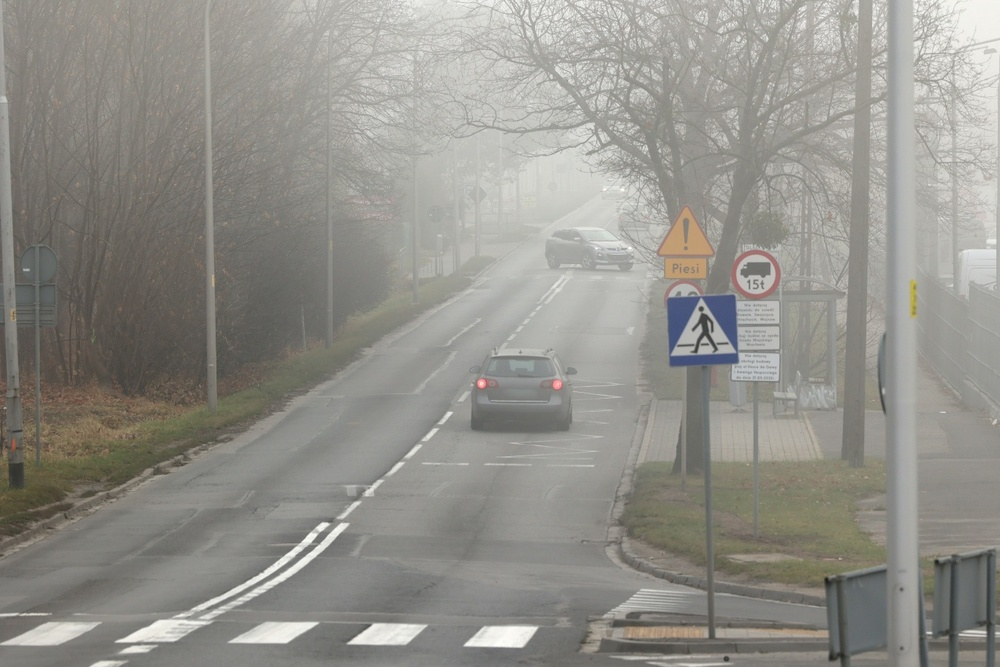
#> input picture ch03/img/mistyroad.jpg, 1000 x 667 px, shrunk from 1368 x 912 before the run, found by its file name
$ python pro3-2.py
#> lines starting #> are read from the running program, lines starting #| are printed output that depends on the picture
# 실제 영상에서 히스토그램 구하기
import cv2 as cv
import matplotlib.pyplot as plt

img = cv.imread('ch03/img/mistyroad.jpg')
#> img is the input picture: shape (667, 1000, 3); mean B, G, R 138.7, 145, 146.5
h = cv.calcHist([img], [2], None, [256], [0, 256])
#> h = 256 values, max 9430 at index 150, min 0 at index 0, mean 2605.5

# 히스토그램 그리기
plt.plot(h, color='r', linewidth=1)
plt.title('Red Channel Histogram')
plt.show()
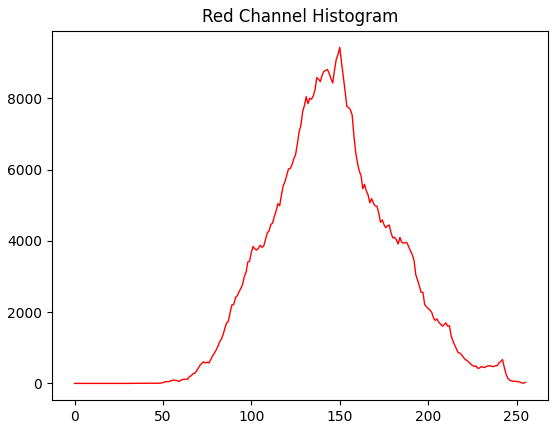
#> figure drawn by matplotlib, 1 panel; curve peaks at x = 150, y = 9430

$ run again, with ch03/img/cat.jpeg copied over ch03/img/mistyroad.jpg
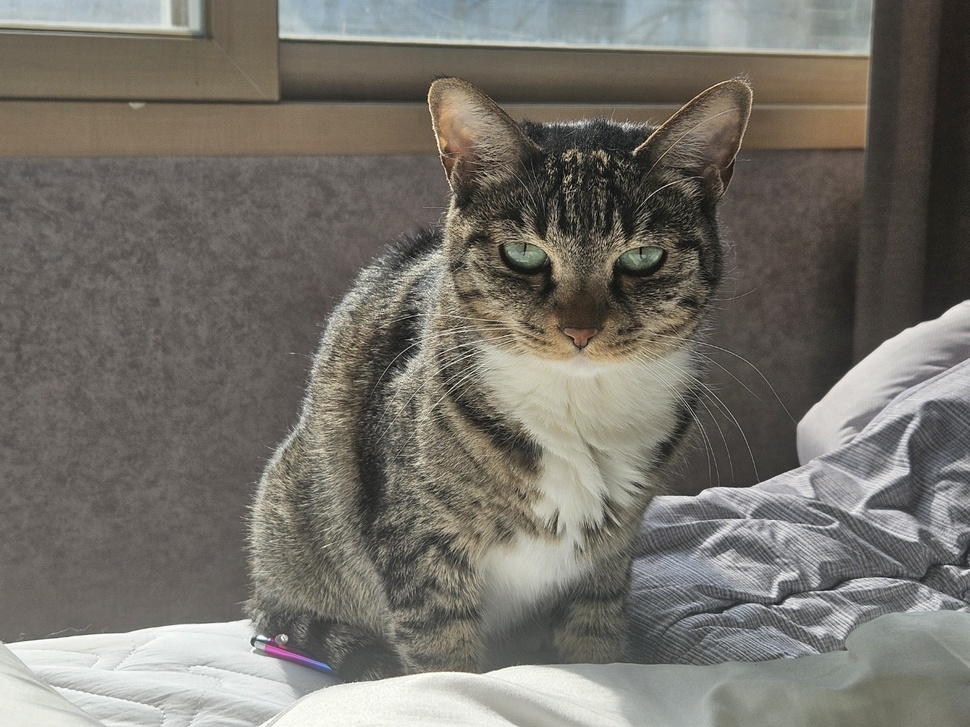
#> input picture ch03/img/cat.jpeg, 970 x 727 px, shrunk from 1400 x 1050 before the run, found by its file name
#> img is the input picture: shape (727, 970, 3); mean B, G, R 107.2, 114.3, 117.9
#> h = 256 values, max 11608 at index 106, min 0 at index 0, mean 2754.6
#> `plt.show()`:
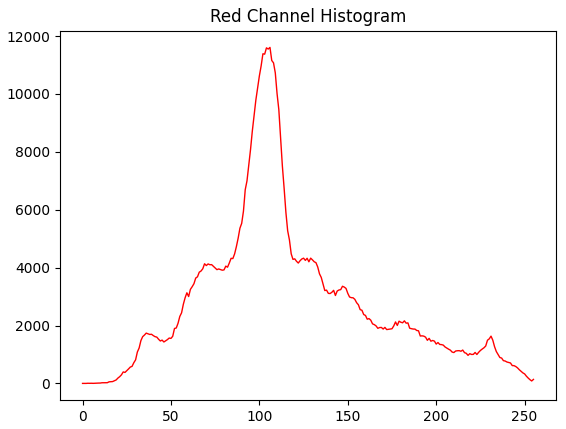
#> figure drawn by matplotlib, 1 panel; curve peaks at x = 106, y = 11608
